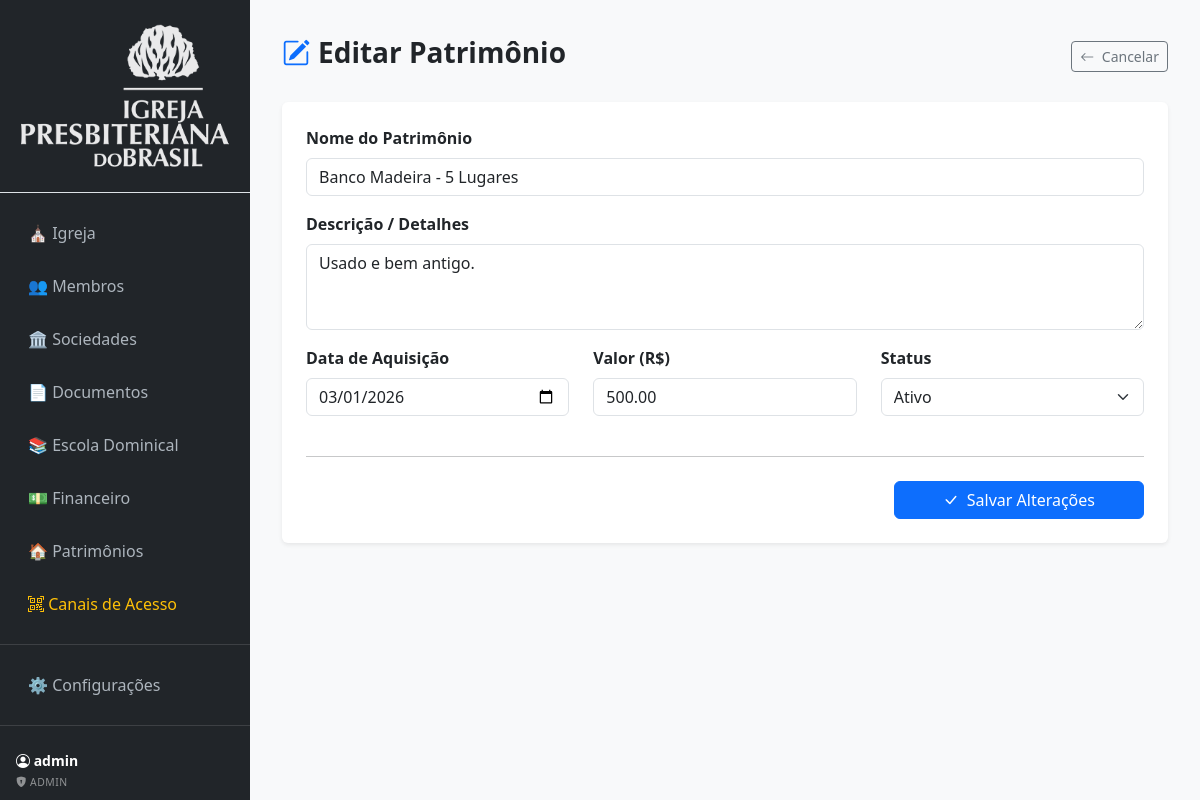
Screenshot of /patrimonios/editar/4 (signed in) with the database file from the repository.
### tables this page shows
CREATE TABLE `patrimonio_bens` (
  `patrimonio_bem_id` int(11) NOT NULL,
  `patrimonio_bem_igreja_id` int(11) DEFAULT NULL,
  `patrimonio_bem_codigo` varchar(50) DEFAULT NULL,
  `patrimonio_bem_nome` varchar(150) DEFAULT NULL,
  `patrimonio_bem_descricao` text DEFAULT NULL,
  `patrimonio_bem_data_aquisicao` date DEFAULT NULL,
  `patrimonio_bem_valor` decimal(12,2) DEFAULT NULL,
  `patrimonio_bem_status` enum('ativo','inativo','manutencao','baixado','extraviado','danificado') DEFAULT NULL,
  `patrimonio_bem_local_id` int(11) DEFAULT NULL
);

### app/Controllers/PatrimoniosController.php (called while the page is built, shortened)
<?php
class PatrimoniosController extends Controller
{
    private $model;
    public function __construct()
    {
        $this->model = new Patrimonio();
    }
	public function editar($id)
	{
		$igrejaId = $_SESSION['usuario_igreja_id'];
		$bem = $this->model->getById($id, $igrejaId);
		$locais = $this->model->getLocais($igrejaId);
		$this->view('patrimonios/editar', [
			'bem' => $bem,
			'locais' => $locais
		]);
	}
}

### app/Core/Router.php (called while the page is built, shortened)
<?php
require_once __DIR__ . '/Autoload.php';
class Router
{
    public function run()
    {
        $url = $this->getUrl();
		$method = $url[1] ?? 'index';
        $params = array_slice($url, 2);
        $controller = new $controllerClass();
        call_user_func_array([$controller, $method], $params);
    }
    private function getUrl()
    {
        if (!empty($_GET['url'])) {
            $url = rtrim($_GET['url'], '/');
            $url = filter_var($url, FILTER_SANITIZE_URL);
            return explode('/', $url);
        }
        return [];
    }
}

### public/index.php (called while the page is built, shortened)
<?php
$config = require '../config/app.php';
require_once '../app/Core/Router.php';
$router = new Router();
$router->run();

### app/Core/Autoload.php (called while the page is built, shortened)
<?php
spl_autoload_register(function ($class) {
    $prefix = 'App\\';
    $base_dir = __DIR__ . '/../';
    $len = strlen($prefix);
    $relative_class = substr($class, $len);
    $file = $base_dir . str_replace('\\', '/', $relative_class) . '.php';
});
require_once __DIR__ . '/../Helpers/url.php';

### config/database.php (called while the page is built)
<?php
return [
    'host'   => '127.0.0.1',
    'port'   => '3306',
    'dbname' => 'EKKLESIA',
    'user'   => 'root',
    'pass'   => 'NovaSenhaForteAqui',
];

### app/Core/Database.php (called while the page is built, shortened)
<?php
class Database
{
    private static ?PDO $instance = null;
    public static function getInstance(): PDO
    {
        if (self::$instance === null) {
            $config = require __DIR__ . '/../../config/database.php';
            $dsn = "mysql:host={$config['host']};port={$config['port']};dbname={$config['dbname']};charset=utf8mb4";
            try {
                self::$instance = new PDO(
                    $dsn,
                    $config['user'],
                    $config['pass'],
                    [
                        PDO::ATTR_ERRMODE => PDO::ERRMODE_EXCEPTION,
                        PDO::ATTR_DEFAULT_FETCH_MODE => PDO::FETCH_ASSOC,
                        PDO::ATTR_EMULATE_PREPARES => false,
                        PDO::MYSQL_ATTR_INIT_COMMAND => "SET time_zone = '-03:00'"
                    ]
                );
            } catch (PDOException $e) {
                die("Erro ao conectar no banco: " . $e->getMessage());
            }
        }
        return self::$instance;
    }
}

### app/Models/Patrimonio.php (called while the page is built, shortened)
<?php
class Patrimonio
{
    private $db;
    public function __construct()
    {
        $this->db = Database::getInstance();
    }
    public function getById($id, $igrejaId)
    {
        $stmt = $this->db->prepare("SELECT * FROM patrimonio_bens WHERE patrimonio_bem_id = ? AND patrimonio_bem_igreja_id = ?");
        $stmt->execute([$id, $igrejaId]);
        return $stmt->fetch(PDO::FETCH_ASSOC);
    }
}

### config/app.php (called while the page is built)
<?php
return [
    'base_path' => '/',
    'base_url' => 'http://ekklesia.local/'
];

### app/Helpers/url.php (called while the page is built, shortened)
<?php
function base_path()
{
    static $base = null;
    if ($base === null) {
        $config = require __DIR__ . '/../../config/app.php';
        $base = rtrim($config['base_path'], '/');
    }
    return $base;
}
function url($path = '')
{
    return base_path() . '/' . ltrim($path, '/');
}

### app/Views/paginas/patrimonios/editar.php (the view, shortened to what this page needs)
<div class="container-fluid pt-3">
    <div class="d-flex justify-content-between align-items-center mb-4">
        <h3 class="text-dark fw-bold"><i class="bi bi-pencil-square me-2 text-primary"></i>Editar Patrimônio</h3>
        <a href="<?= url('patrimonios/detalhes/'.$bem['patrimonio_bem_id']) ?>" class="btn btn-outline-secondary btn-sm">
            <i class="bi bi-arrow-left me-1"></i> Cancelar
        </a>
    </div>
    <div class="card shadow-sm border-0">
        <div class="card-body p-4">
            <form action="<?= url('patrimonios/atualizar') ?>" method="POST">
                <div class="row">
                    <div class="col-md-12 mb-3">
                        <label class="form-label fw-bold">Nome do Patrimônio</label>
                        <input type="text" name="patrimonio_bem_nome" class="form-control" value="<?= $bem['patrimonio_bem_nome'] ?>" required>
                    </div>
                    <div class="col-md-12 mb-3">
                        <label class="form-label fw-bold">Descrição / Detalhes</label>
                        <textarea name="patrimonio_bem_descricao" class="form-control" rows="3"><?= $bem['patrimonio_bem_descricao'] ?></textarea>
                    </div>
                    <div class="col-md-4 mb-3">
                        <label class="form-label fw-bold">Data de Aquisição</label>
                        <input type="date" name="patrimonio_bem_data_aquisicao" class="form-control" value="<?= $bem['patrimonio_bem_data_aquisicao'] ?>">
                    </div>
                    <div class="col-md-4 mb-3">
                        <label class="form-label fw-bold">Valor (R$)</label>
                        <input type="number" step="0.01" name="patrimonio_bem_valor" class="form-control" value="<?= $bem['patrimonio_bem_valor'] ?>">
                    </div>
                    <div class="col-md-4 mb-3">
                        <label class="form-label fw-bold">Status</label>
                        <select name="patrimonio_bem_status" class="form-select">
                            <?php
                            $status_opcoes = ['ativo', 'manutencao', 'danificado', 'baixado', 'extraviado'];
                            foreach($status_opcoes as $opt):
                                $selected = ($bem['patrimonio_bem_status'] == $opt) ? 'selected' : '';
                            ?>
                                <option value="<?= $opt ?>" <?= $selected ?>><?= ucfirst($opt) ?></option>
                            <?php endforeach; ?>
                        </select>
                    </div>
                </div>
                <hr class="my-4">
                <div class="d-flex justify-content-end">
                    <button type="submit" class="btn btn-primary px-5">
                        <i class="bi bi-check-lg me-1"></i> Salvar Alterações
                    </button>
                </div>
            </form>
        </div>
    </div>
</div>

### rows the page displays
patrimonio_bens: patrimonio_bem_nome "Banco Madeira - 5 Lugares", patrimonio_bem_descricao "Usado e bem antigo.", patrimonio_bem_data_aquisicao "03/01/2026", patrimonio_bem_valor "500.00"

### other values shown
$_SESSION['usuario_nome'] "admin"
implode(' | ', $perfisUsuario) "ADMIN"
form field patrimonio_bem_status "Ativo"
